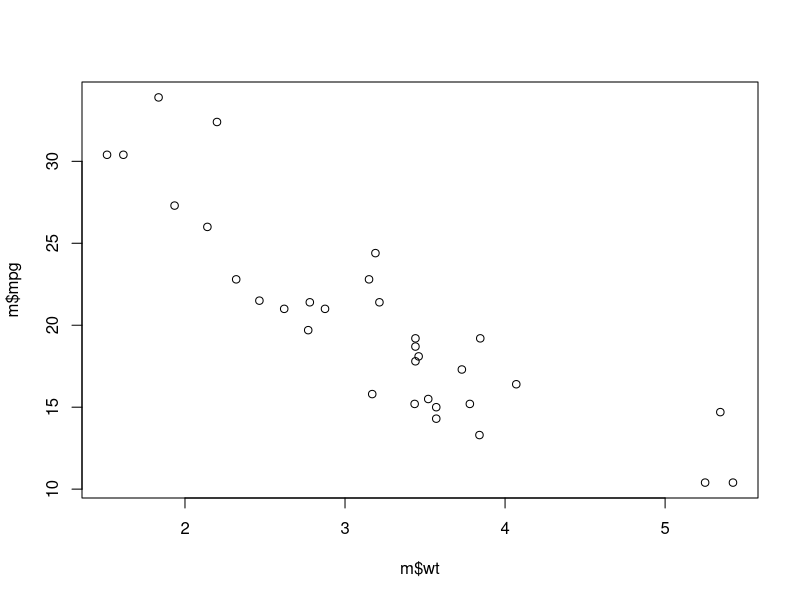
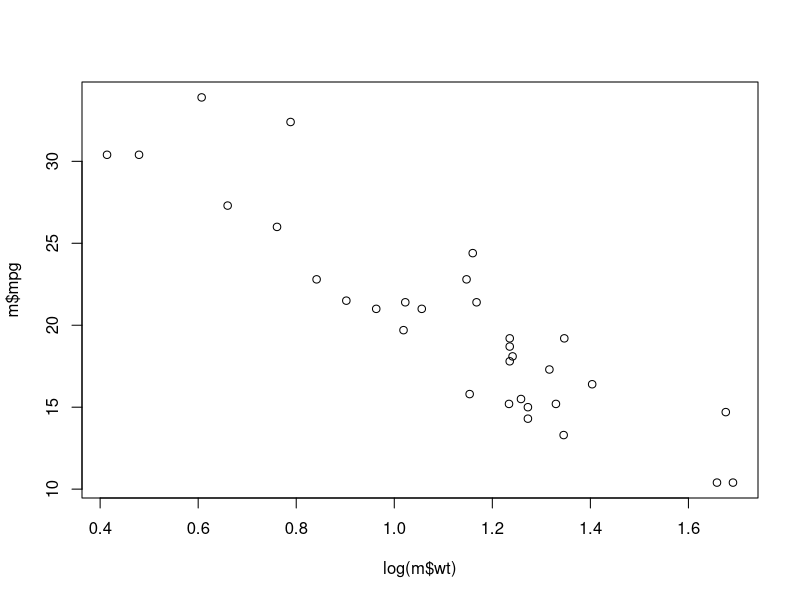
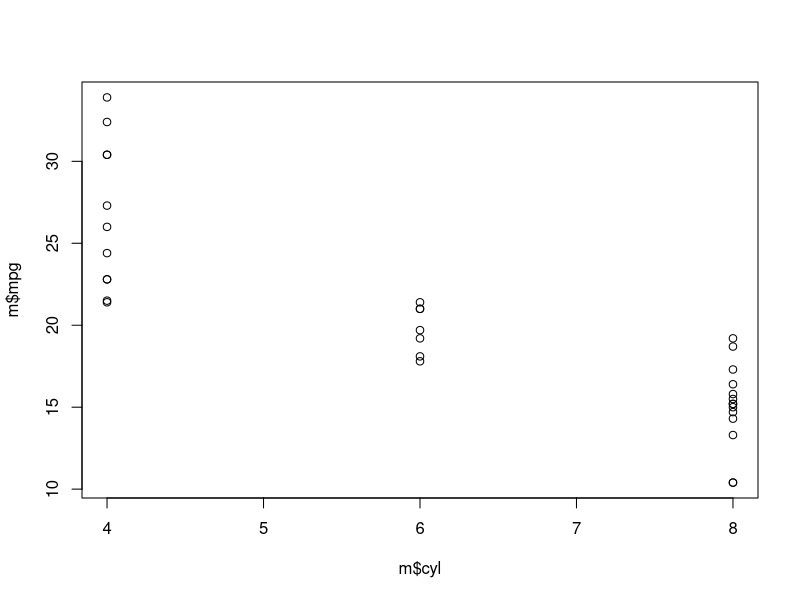
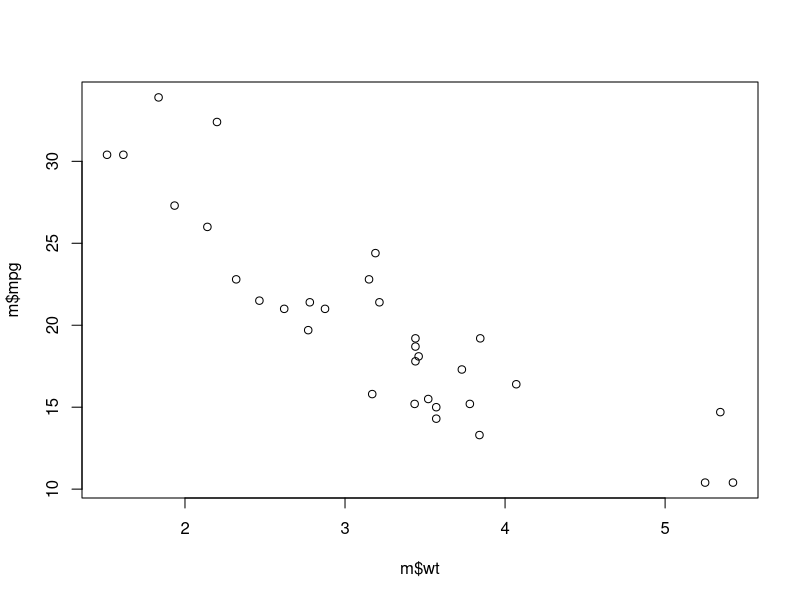
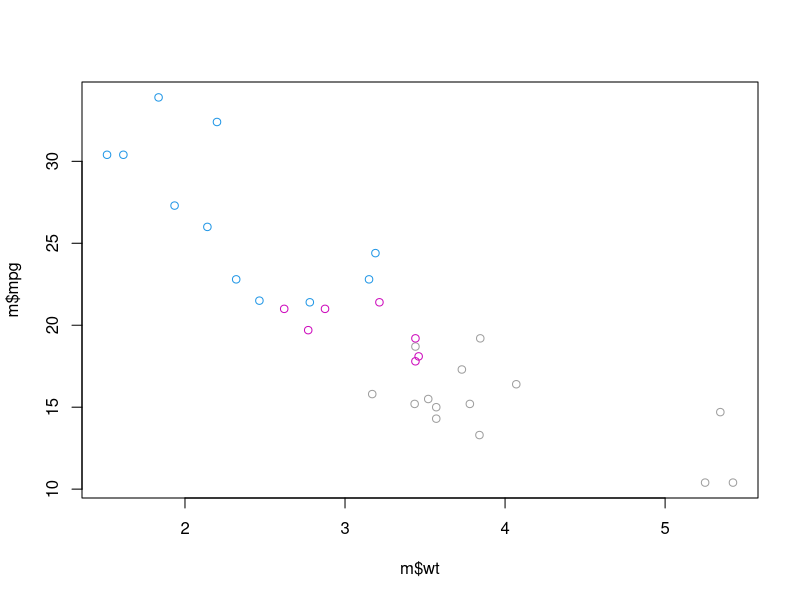

Source code (R) for these figures, in order:
# Aula 5 - Regress??es Lineares +sobre
m <- mtcars
# Transforma????o e limpeza de vari??veis
m$cyl_F <- as.factor(m$cyl)
# Gera????o de amostras de treino e teste
set.seed(33)
va <- sample(32)
treino <- m[va[1:24],]   # ~66% (80-20, 70-30, etc)
teste  <- m[va[25:32],]  # ~33%
# Modelagem
# mod <- lm(mpg~wt,data=treino)
# mod <- lm(mpg~log(wt),data=treino) # Transf. Log-Linear
# mod <- lm(mpg~poly(wt,2),data=treino) # Polin??mio de 2.o grau

# Simula????o do overfit: modelo sobreajustado nos dados de treino
# por??m que n??o consegue fazer uma boa previs??o em novos dados (teste ou futuros)
#mod <- lm(mpg~poly(wt,3),data=treino) # Polin??mio de 3.o grau
#mod <- lm(mpg~poly(wt,6),data=treino) # Polin??mio de 6.o grau
#mod <- lm(mpg~poly(wt,15),data=treino) # Polin??mio de 11.o grau

# Modelando vari??veis num??ricas => categ??ricas
# mod <- lm(mpg~wt+cyl,data=treino) # 1.o Cyl como var num??rica
mod <- lm(mpg~wt+cyl_F,data=treino) # 2.o Cyl como var categ??rica

summary(mod)
# p=> valores previstos para vari??vel mpg, da base de teste
p <- predict(mod, newdata = teste)
# teste$mpg => valores reais da vari??vel mpg
# tabela comparativa entre valores previstos, valores reais e erro de previs??o
cbind(p, teste$mpg, p-teste$mpg)

sse<-sum((p-teste$mpg)^2)


# Transforma????es lineares
# Comport. que parece acelerar exp a vari??vel wt
plot(m$mpg~m$wt)
# Transf. log-linear
plot(m$mpg~log(m$wt))
cor(m$mpg,m$wt)
cor(m$mpg,log(m$wt))

# V??rias medidas de erro de previs??o
# ----------------------------------
# M??dia dos valores absolutos dos erros de previs??o
# => Est?? na mesma unidade de medida da vari??vel original
mean(abs(p-teste$mpg))
# Erro relativo (erro proporcional ou percentual) - erros de previs??o
# => Est?? em %
mean(abs(p-teste$mpg))/mean(teste$mpg)
# M??dia dos quadrados dos erros de previs??o
# => Est?? ^2 erro absoluto - M.S.E.
mean((p-teste$mpg)^2)
# Soma dos quadrados dos erros de previs??o - S.S.E.
# => Soma dos ^2 | ??til para efeitos
sum((p-teste$mpg)^2)


# Vari??vel num??rica x vari??vel categ??rica
plot(m$mpg~m$cyl)
plot(m$mpg~m$wt)
# Gr??fico de dispers??o com cyl sendo a "cor" dos pontos
plot(m$mpg~m$wt, col=m$cyl)


# Classificadores
p4 = nrow(m[m$cyl==4,])/nrow(m)
p6 = nrow(m[m$cyl==6,])/nrow(m)
p8 = nrow(m[m$cyl==8,])/nrow(m)

# Table => contagem de agrupamentos
# Prop.table => propor????o (percentual)
prop.table(table(m$cyl))
prop.table(table(m$am))
# Contagem de agrupamentos cruzados
table(m$cyl,m$am)
# Propor????es de agrupamentos cruzados
prop.table(table(m$cyl,m$am))
# Adicionar totais
addmargins(prop.table(table(m$cyl,m$am)))



